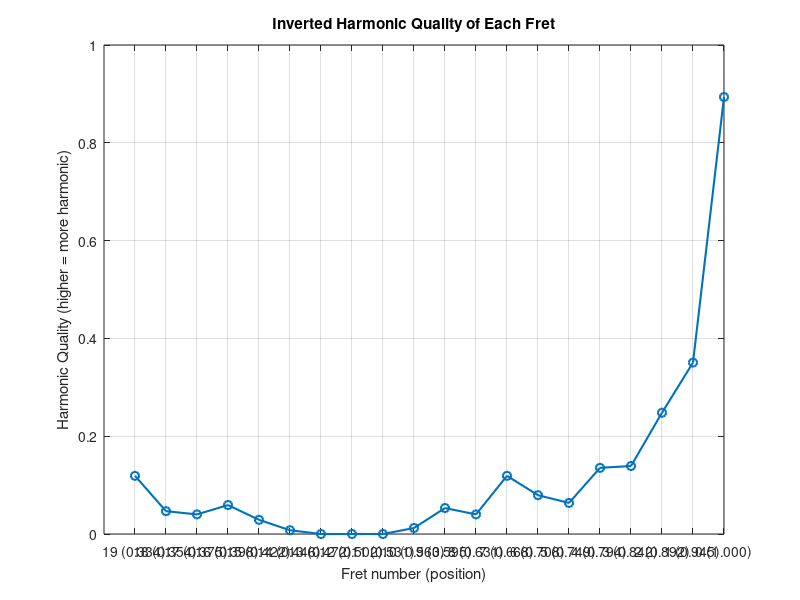
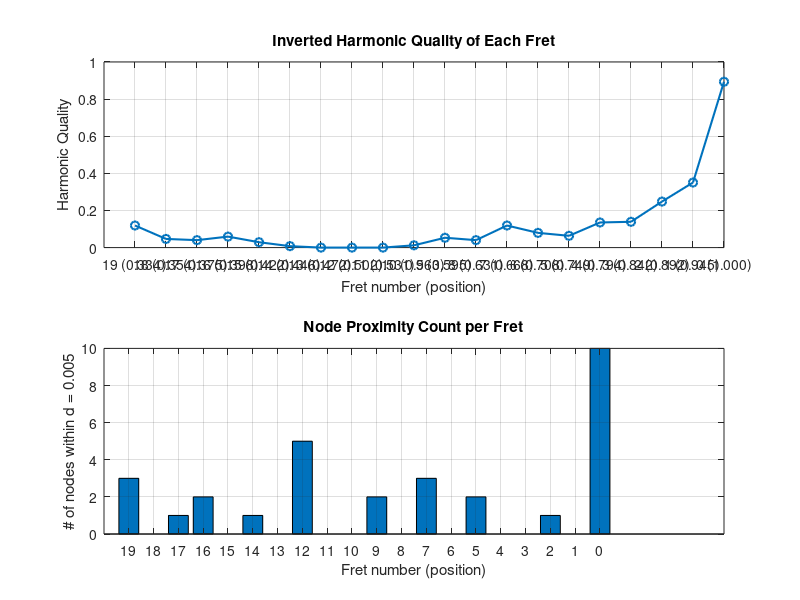

MATLAB code to generate these figures, in order:
% Define string length
L_actual = 65; % normalized length (you can use real length if you have it)

% Define fret positions (example: 19 frets evenly spaced)
% Replace this with your actual fret positions:
fret_pos = [21.7, 23, 24.4, 25.9, 27.4, 29, 30.7, 32.6, 34.5, 36.6, 38.7, 41, 43.4, 46, 48.7, 51.6, 54.7, 58, 61.4, 65];
fret_pos = fret_pos/L_actual;
L=1;

% Initialize harmonic quality array
num_frets = length(fret_pos);
num_modes = 10;
harmonic_quality = zeros(1, num_frets);

% Loop over each fret
for i = 1:num_frets
    x_fret = fret_pos(i);
    total_dist = 0;
    
    % Loop over each mode n
    for n = 1:num_modes
        % Node positions for this mode
        nodes = (0:n) * L / n;
        
        % Distance to nearest node
        min_dist = min(abs(nodes - x_fret));
        
        % Add to total
        total_dist = total_dist + min_dist;
    end
    
    % Store total for this fret
    harmonic_quality(i) = total_dist;
end

harmonic_quality = max(harmonic_quality) - harmonic_quality;

figure;
plot(1:num_frets, harmonic_quality, '-o', 'LineWidth', 1.5);
xlabel('Fret number (position)');
ylabel('Harmonic Quality (higher = more harmonic)');
title('Inverted Harmonic Quality of Each Fret');
grid on;

% Create reversed fret numbers (19 -> 0)
fret_numbers = (num_frets-1):-1:0;

% Assign tick marks normally, but labels reversed
xticks(1:num_frets);
xticklabels( arrayfun(@(i) sprintf('%d (%.3f)', fret_numbers(i), fret_pos(i)), 1:num_frets, 'UniformOutput', false) );



d = 0.005;   % proximity threshold (normalized distance) – adjust this value
num_modes = 10;

% Preallocate
harmonic_quality = zeros(1, num_frets);
node_count = zeros(1, num_frets);

for i = 1:num_frets
    x_fret = fret_pos(i);
    total_dist = 0;
    count_close = 0;
    
    for n = 1:num_modes
        % Node positions for mode n
        nodes = (0:n) * L / n;
        
        % Distance to nearest node (for harmonic quality)
        min_dist = min(abs(nodes - x_fret));
        total_dist = total_dist + min_dist;
        
        % Count how many nodes are within distance d
        close_nodes = sum(abs(nodes - x_fret) < d);
        count_close = count_close + close_nodes;
    end
    
    % Store results
    harmonic_quality(i) = total_dist;
    node_count(i) = count_close;
end

% Invert harmonic quality (so higher = more harmonic)
harmonic_quality = max(harmonic_quality) - harmonic_quality;

% Plot harmonic quality
figure;
subplot(2,1,1);
plot(1:num_frets, harmonic_quality, '-o', 'LineWidth', 1.5);
xlabel('Fret number (position)');
ylabel('Harmonic Quality');
title('Inverted Harmonic Quality of Each Fret');
grid on;

xticks(1:num_frets);
fret_numbers = (num_frets-1):-1:0;
xticklabels( arrayfun(@(i) sprintf('%d (%.3f)', fret_numbers(i), fret_pos(i)), 1:num_frets, 'UniformOutput', false) );

% Plot node proximity count
subplot(2,1,2);
bar(1:num_frets, node_count);
xlabel('Fret number (position)');
ylabel(['# of nodes within d = ' num2str(d)]);
title('Node Proximity Count per Fret');
grid on;

xticks(1:num_frets);
xticklabels( arrayfun(@(i) sprintf('%d', fret_numbers(i)), 1:num_frets, 'UniformOutput', false) );